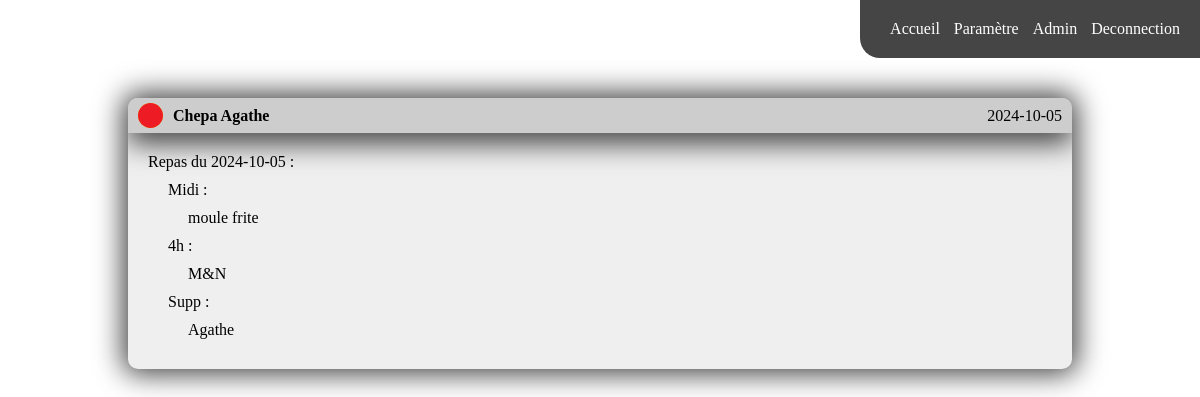
The page /enfant/enfant.php?id=4 (signed in) on the database its author committed.
### tables this page shows
CREATE TABLE `repas` (
  `id_repas` int NOT NULL AUTO_INCREMENT,
  `id_enfant` int DEFAULT NULL,
  `date_repas` date DEFAULT NULL,
  `repas_midi` varchar(255) DEFAULT NULL,
  `repas_quatre_heure` varchar(255) DEFAULT NULL,
  `info_supplementaires` text,
  PRIMARY KEY (`id_repas`),
  KEY `id_enfant` (`id_enfant`),
  CONSTRAINT `repas_ibfk_1` FOREIGN KEY (`id_enfant`) REFERENCES `enfants` (`id_enfant`)
);

CREATE TABLE `enfants` (
  `id_enfant` int NOT NULL AUTO_INCREMENT,
  `nom_enfant` varchar(100) DEFAULT NULL,
  `prenom_enfant` varchar(100) DEFAULT NULL,
  `date_naissance` date DEFAULT NULL,
  `id_utilisateur` int DEFAULT NULL,
  `photo` varchar(50) DEFAULT NULL,
  PRIMARY KEY (`id_enfant`)
);

### enfant/enfant.php (the view, shortened to what this page needs)
<?php
include '../php/database.php';
if(isset($_GET['id'])) {
    $id_enfant = $_GET['id'];
} else {
    header('Location: ../index.php');
}
?>
<!DOCTYPE html>
<html lang="en">
<head>
    <link rel="stylesheet" href="style.css">
</head>
<body>
    <?php
        include '../php/nav.php';
    ?>
    <div class="days-container">
        <?php
            $sql = "
                SELECT Enfants.nom_enfant, Enfants.prenom_enfant, Enfants.photo, Repas.date_repas, Repas.repas_midi, Repas.repas_quatre_heure, Repas.info_supplementaires
                FROM Enfants
                INNER JOIN Repas ON Enfants.id_enfant = Repas.id_enfant
                WHERE Enfants.id_enfant = $id_enfant
            ";
            $result = $conn->query($sql);
            if($result->num_rows > 0){
                while ($row = $result->fetch_assoc()) {
                    echo '
                    <div class="container">
                        <div class="header">
                            <div>
                                <div class="img">
                                    <img src="../img./'. $row['photo'] .'" alt="Photo">
                                </div>
                                <h4>'. $row['nom_enfant'] . " " . $row['prenom_enfant'] . '</h4>
                            </div>
                            <p class="date">'. $row['date_repas'] .'</p>
                        </div>
                        <div class="content">
                            Repas du '. $row['date_repas'] .' : <br>
                            <p class="space">Midi : <br> </p>
                            <p class="space2">'. $row['repas_midi'] .' <br> </p>
                            <p class="space">4h : <br> </p>
                            <p class="space2"> '. $row['repas_quatre_heure'] .' <br> </p>
                            <p class="space">Supp : <br> </p>
                            <p class="space2"> '. $row['info_supplementaires'] .' <br> </p>
                        </div>
                    </div>
                    ';
                }
            }
        ?>
    </div>
</body>
</html>

### enfant/style.css (style rules this page uses)
* { padding: 0; margin: 0; box-sizing: border-box; }
.days-container { width: 100%; padding: 10px; display: flex; align-items: center; flex-direction: column; }
.container { width: 80%; background: #efefef; border-radius: 10px; overflow: hidden; margin: 30px 20px; box-shadow: 0px 0px 28px 5px rgba(0, 0, 0, 0.75); -webkit-box-shadow: 0px 0px 28px 5px rgba(0, 0, 0, 0.75); -moz-box-shadow: 0px 0px 28px 5px rgba(0, 0, 0, 0.75); }
.container .header { width: 100%; height: 35px; background: #cdcdcd; display: flex; align-items: center; box-shadow: 0px 10px 28px 0px rgba(0, 0, 0, 0.75); -webkit-box-shadow: 0px 10px 28px 0px rgba(0, 0, 0, 0.75); -moz-box-shadow: 0px 10px 28px 0px rgba(0, 0, 0, 0.75); }
.container .header div { width: 100%; height: 35px; background: #cdcdcd; display: flex; align-items: center; }
.container .header div .img { position: relative; background: gold; height: 25px; width: 25px; margin: 0px 10px; border-radius: 100%; }
.container .header div .img img { width: 100%; height: 100%; border-radius: 100%; }
.container .header .date { margin: 0px 10px; white-space: nowrap; }
.container .content { padding: 20px; }
.container .content .space { margin: 10px; margin-left: 20px; }
.container .content .space2 { margin: 10px; margin-left: 40px; }

### rows shown on the page
repas: id_enfant.photo (picture), id_enfant.nom_enfant "Chepa", id_enfant.prenom_enfant "Agathe", date_repas "2024-10-05", repas_midi "moule frite", repas_quatre_heure "M&N", info_supplementaires "Agathe"
